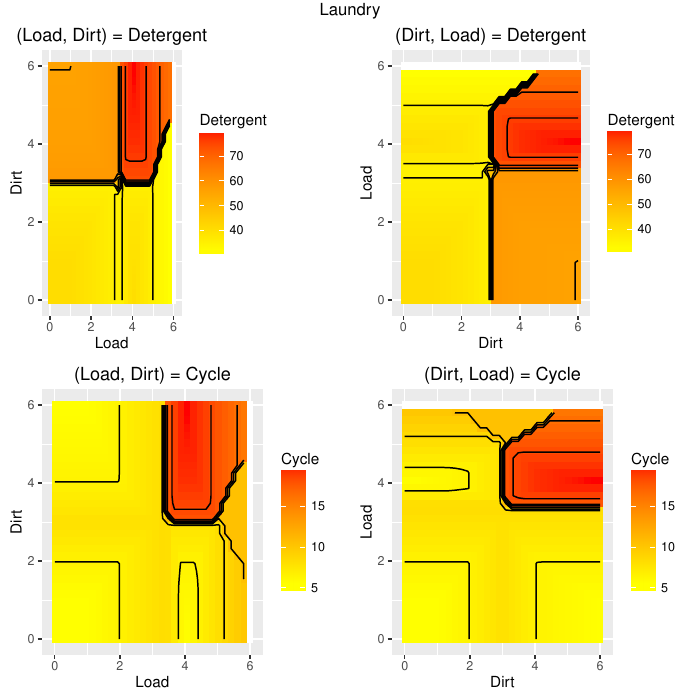

The R source for this figure:
#R script generated with jfuzzylite 6.0.

library(ggplot2);

engine.name = "Laundry"
engine.fll = "Engine: Laundry
InputVariable: Load
  enabled: true
  range: 0.000 6.000
  lock-range: false
  term: small Discrete 0.000 1.000 1.000 1.000 2.000 0.800 5.000 0.000
  term: normal Discrete 3.000 0.000 4.000 1.000 6.000 0.000
InputVariable: Dirt
  enabled: true
  range: 0.000 6.000
  lock-range: false
  term: low Discrete 0.000 1.000 2.000 0.800 5.000 0.000
  term: high Discrete 1.000 0.000 2.000 0.200 4.000 0.800 6.000 1.000
OutputVariable: Detergent
  enabled: true
  range: 0.000 80.000
  lock-range: false
  aggregation: Maximum
  defuzzifier: MeanOfMaximum 500
  default: nan
  lock-previous: false
  term: less_than_usual Discrete 10.000 0.000 40.000 1.000 50.000 0.000
  term: usual Discrete 40.000 0.000 50.000 1.000 60.000 1.000 80.000 0.000
  term: more_than_usual Discrete 50.000 0.000 80.000 1.000
OutputVariable: Cycle
  enabled: true
  range: 0.000 20.000
  lock-range: false
  aggregation: Maximum
  defuzzifier: MeanOfMaximum 500
  default: nan
  lock-previous: false
  term: short Discrete 0.000 1.000 10.000 1.000 20.000 0.000
  term: long Discrete 10.000 0.000 20.000 1.000
RuleBlock: 
  enabled: true
  conjunction: Minimum
  disjunction: Maximum
  implication: Minimum
  activation: General
  rule: if Load is small and Dirt is not high then Detergent is less_than_usual
  rule: if Load is small and Dirt is high then  Detergent is usual
  rule: if Load is normal and Dirt is low then Detergent is less_than_usual
  rule: if Load is normal and Dirt is high then Detergent is more_than_usual
  rule: if Detergent is usual  or Detergent is less_than_usual  then Cycle is short
  rule: if Detergent is more_than_usual  then Cycle is long"

engine.fldFile = "Laundry.fld"
if (require(data.table)) {
    engine.df = data.table::fread(engine.fldFile, sep="auto", header="auto")
} else {
    engine.df = read.table(engine.fldFile, header=TRUE)
}

engine.plot.i1i2_o1 = ggplot(engine.df, aes(Load, Dirt)) + 
    geom_tile(aes(fill=Detergent)) + 
    scale_fill_gradient(low="yellow", high="red") + 
    stat_contour(aes(x=Load, y=Dirt, z=Detergent), color="black") + 
    ggtitle("(Load, Dirt) = Detergent")

engine.plot.i2i1_o1 = ggplot(engine.df, aes(Dirt, Load)) + 
    geom_tile(aes(fill=Detergent)) + 
    scale_fill_gradient(low="yellow", high="red") + 
    stat_contour(aes(x=Dirt, y=Load, z=Detergent), color="black") + 
    ggtitle("(Dirt, Load) = Detergent")

engine.plot.i1i2_o2 = ggplot(engine.df, aes(Load, Dirt)) + 
    geom_tile(aes(fill=Cycle)) + 
    scale_fill_gradient(low="yellow", high="red") + 
    stat_contour(aes(x=Load, y=Dirt, z=Cycle), color="black") + 
    ggtitle("(Load, Dirt) = Cycle")

engine.plot.i2i1_o2 = ggplot(engine.df, aes(Dirt, Load)) + 
    geom_tile(aes(fill=Cycle)) + 
    scale_fill_gradient(low="yellow", high="red") + 
    stat_contour(aes(x=Dirt, y=Load, z=Cycle), color="black") + 
    ggtitle("(Dirt, Load) = Cycle")

if (require(gridExtra)) {
    engine.plots = arrangeGrob(engine.plot.i1i2_o1, engine.plot.i2i1_o1, engine.plot.i1i2_o2, engine.plot.i2i1_o2, ncol=2, top=engine.name)
    ggsave(paste0(engine.name, ".pdf"), engine.plots)
    if (require(grid)) {
        grid.newpage()
        grid.draw(engine.plots)
    }
}
